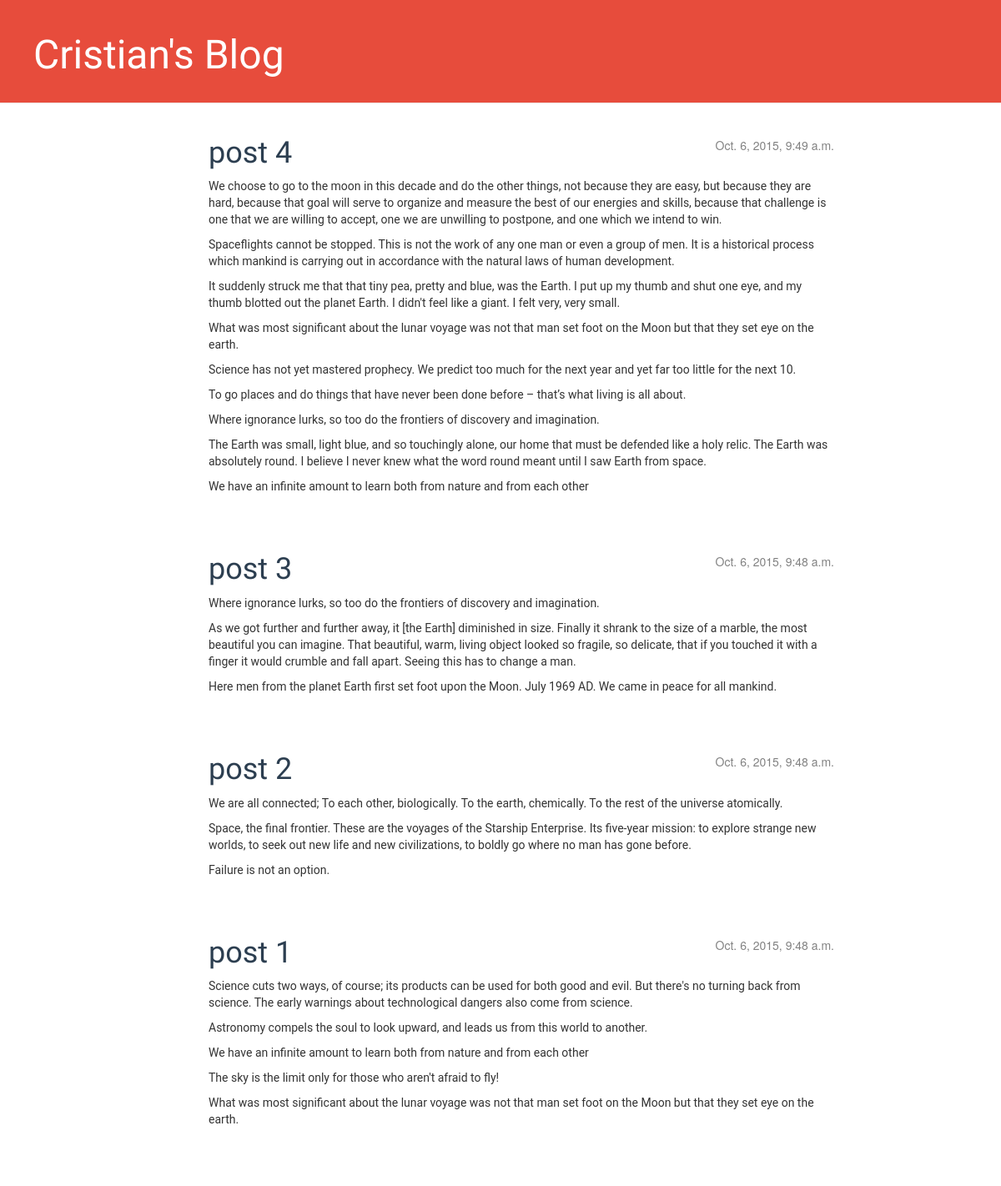
The page / on the database its author committed.
### blog/views.py (the view)
# urls.py: url(r'^$', views.post_list),							#URL para lista de todos los post
def post_list(request):
    posts = Post.objects.filter(created_date__lte=timezone.now()).order_by('-created_date')
    return render(request, 'blog/post_list.html', {'posts': posts})

### blog/templates/blog/post_list.html
{% extends "blog/base.html" %}
{% block content %}
    {% for post in posts %}
        <div class="post">
            <div class="date">
                {{ post.published_date }}
            </div>
            <h1><a href="{% url "blog.views.post_detail" pk=post.pk %}">{{ post.title }}</a></h1>
            <p>{{ post.text|linebreaks }}</p>
        </div>
    {% endfor %}
{% endblock content %}

### blog/static/css/blog.css (style rules this page uses)
h1 a { color: #FCA205; font-family: 'Lobster'; }
p { font-family: 'Roboto', sans-serif; }
h1, h2, h3, h4 { font-family: 'Lobster', cursive; }
.date { float: right; color: #828282; }
.post { margin-bottom: 70px; }
.post h1 a, .post h1 a:visited { color: #2C3E50; text-decoration: none; }

### rows shown on the page
Post: published_date "Oct. 6, 2015, 9:49 a.m.", title "post 4", text "We choose to go to the moon in this decade and do the other things, not because they are easy, but because they are hard, because that goal will serve to organize and measure the best of our energies and skills, because that challenge is one that we are willing to accept, one we are unwilling to postpone, and one which we intend to win. Spaceflights cannot be stopped. This is not the work of any one man or even a group of men. It is a historical process which mankind is carrying out in accordance with the natural laws of human development. It suddenly struck me that that tiny pea, pretty and blue, was the Earth. I put up my thumb and shut one eye, and my thumb blotted out the planet Earth.…"
Post: published_date "Oct. 6, 2015, 9:48 a.m.", title "post 3", text "Where ignorance lurks, so too do the frontiers of discovery and imagination. As we got further and further away, it [the Earth] diminished in size. Finally it shrank to the size of a marble, the most beautiful you can imagine. That beautiful, warm, living object looked so fragile, so delicate, that if you touched it with a finger it would crumble and fall apart. Seeing this has to change a man. Here men from the planet Earth first set foot upon the Moon. July 1969 AD. We came in peace for all mankind."
Post: published_date "Oct. 6, 2015, 9:48 a.m.", title "post 2", text "We are all connected; To each other, biologically. To the earth, chemically. To the rest of the universe atomically. Space, the final frontier. These are the voyages of the Starship Enterprise. Its five-year mission: to explore strange new worlds, to seek out new life and new civilizations, to boldly go where no man has gone before. Failure is not an option."
Post: published_date "Oct. 6, 2015, 9:48 a.m.", title "post 1", text "Science cuts two ways, of course; its products can be used for both good and evil. But there's no turning back from science. The early warnings about technological dangers also come from science. Astronomy compels the soul to look upward, and leads us from this world to another. We have an infinite amount to learn both from nature and from each other The sky is the limit only for those who aren't afraid to fly! What was most significant about the lunar voyage was not that man set foot on the Moon but that they set eye on the earth."
